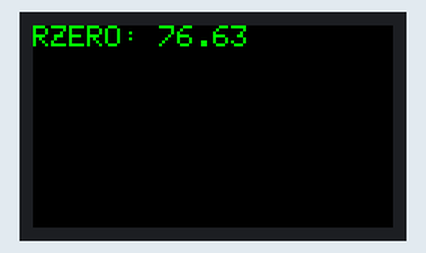
The sketch below on a simulated ESP32. On the bench: 240×135 colour display. What the sketch prints to the serial monitor is not drawn.

Above: at 0.2 s.

The sketch:

M5StickCPlus_MQ135_Rzero.ino
```cpp
#include <M5StickCPlus.h>
#include "MQ135.h"

// MQ135 Pin config
#define AO_IN        36
#define DO_IN        26

MQ135 gasSensor = MQ135(AO_IN); // Attach sensor to pin AO_IN

void setup (){
  // void begin(bool LCDEnable=true, bool PowerEnable=true, bool SerialEnable=true);
  M5.begin();
  // Wire.begin(32,33);
  M5.Lcd.setRotation(3);

  // SET INPUT PINS
  pinMode(AO_IN, INPUT);
  pinMode(DO_IN, INPUT);
}
void loop() {
  float rzero = gasSensor.getRZero();
  Serial.println (rzero);
  M5.Lcd.fillScreen(TFT_BLACK);
  M5.Lcd.setTextColor(GREEN);
  M5.Lcd.setTextSize(2);
  M5.Lcd.setCursor(0, 0);
  M5.Lcd.print("RZERO: ");
  M5.Lcd.println(rzero);

  delay(1000);
}
```
